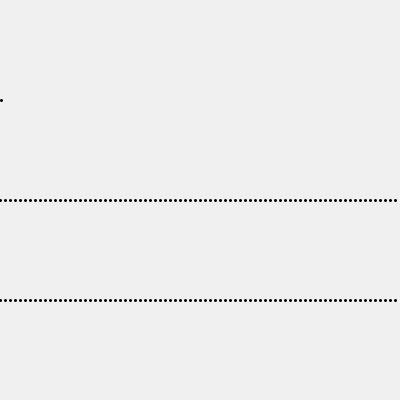
Frame 1 (no input)
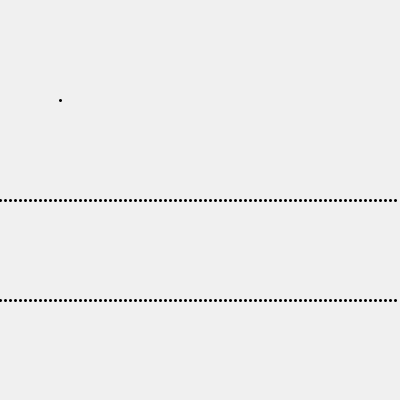
Frame 60 (the mouse pressed at the canvas centre just before this capture)
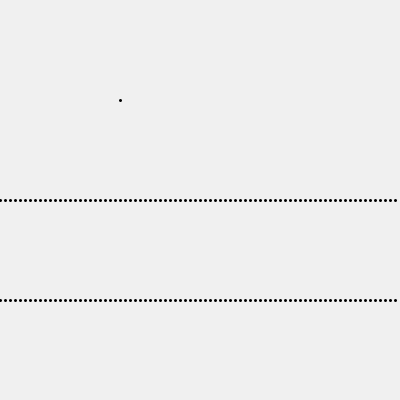
Frame 120 (the mouse held since frame 60 and released just before this capture)

The Processing sketch that drew these frames (run headless with seeded random() and noise(); from frame 60 on, the mouse is pressed at the canvas centre):

// Processing sketch: processing_60786
// ── processing_60786.pde

/*

 if
 else
 for
 while
 
*/

int x;                                //integer x initialisieren

void setup() {
  size(400, 400);
  strokeWeight(3);
  x = 0;                              //x den wert 0 zuweisen
}

void draw() {
  background(240);
  
  /* if abfrage (bedinnungen > >= < <= || &&) */
  
  if (x > 400) {                      //wenn x größer als 400 ist dann...
    x = 0;                            //setze x wieder auf 0
  }
  
  /* else bezieht sich auf die vorheriege if abfrage */
  
  else {                              //wenn x kleiner ist dann...
    x++;                              //erhöhe x um 1 wenn die draw schleife am ende ist
  }
  point(x, 100);                      //der punkt wandert da zu x immer um 1 addiert wird
  
  /* for schleife (variable; bedinnungen > >= < <= || && ; variable verändern) */
  
  for(int i = 0; i < 400; i = i + 5){ //i ist null; i muss kleiner als 400 sein; i wird immer um 5 erhöht 
    point(i,200);                     //alle 5 pixel wird ein punkt erzeugt
  }
  
  /* while schleife (bedinnungen > >= < <= || &&) */

  int a;                              //in jedem durchlauf der draw schleife a initialisieren
  a = 0;                              //und a auf 0 setzen
  while(a < 400) {                    //solange a kleiner als 400 ist...
    point(a, 300);                    //erzeuge in einem abstand von a pixel einen punkt
    a = a + 5;                        //a wird um 5 erhöht
  }
}
